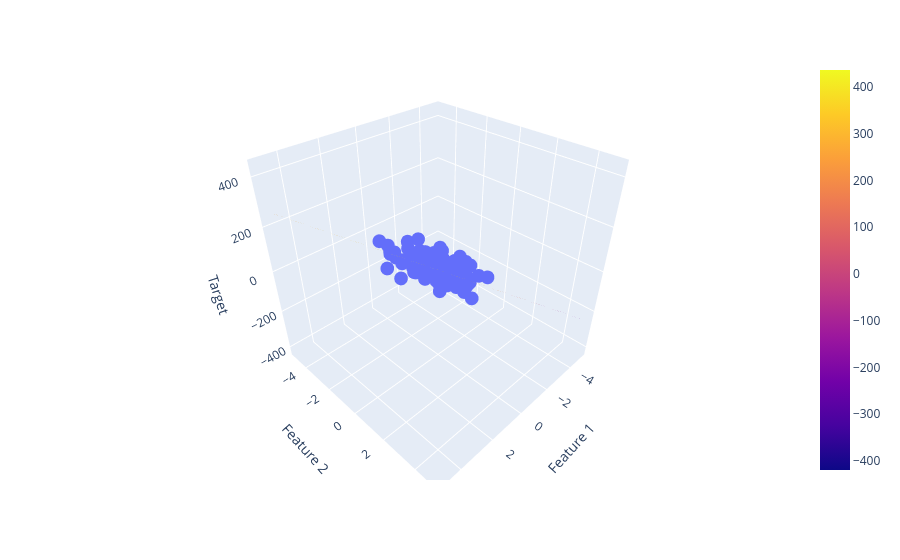

Notebook code cell kept with this figure:
### Code cell
fig = px.scatter_3d(df , x = 'Feature 1', y = 'Feature 2', z = 'Target')
fig.add_trace(go.Surface(x = x, y = y, z = z))

fig.show()
